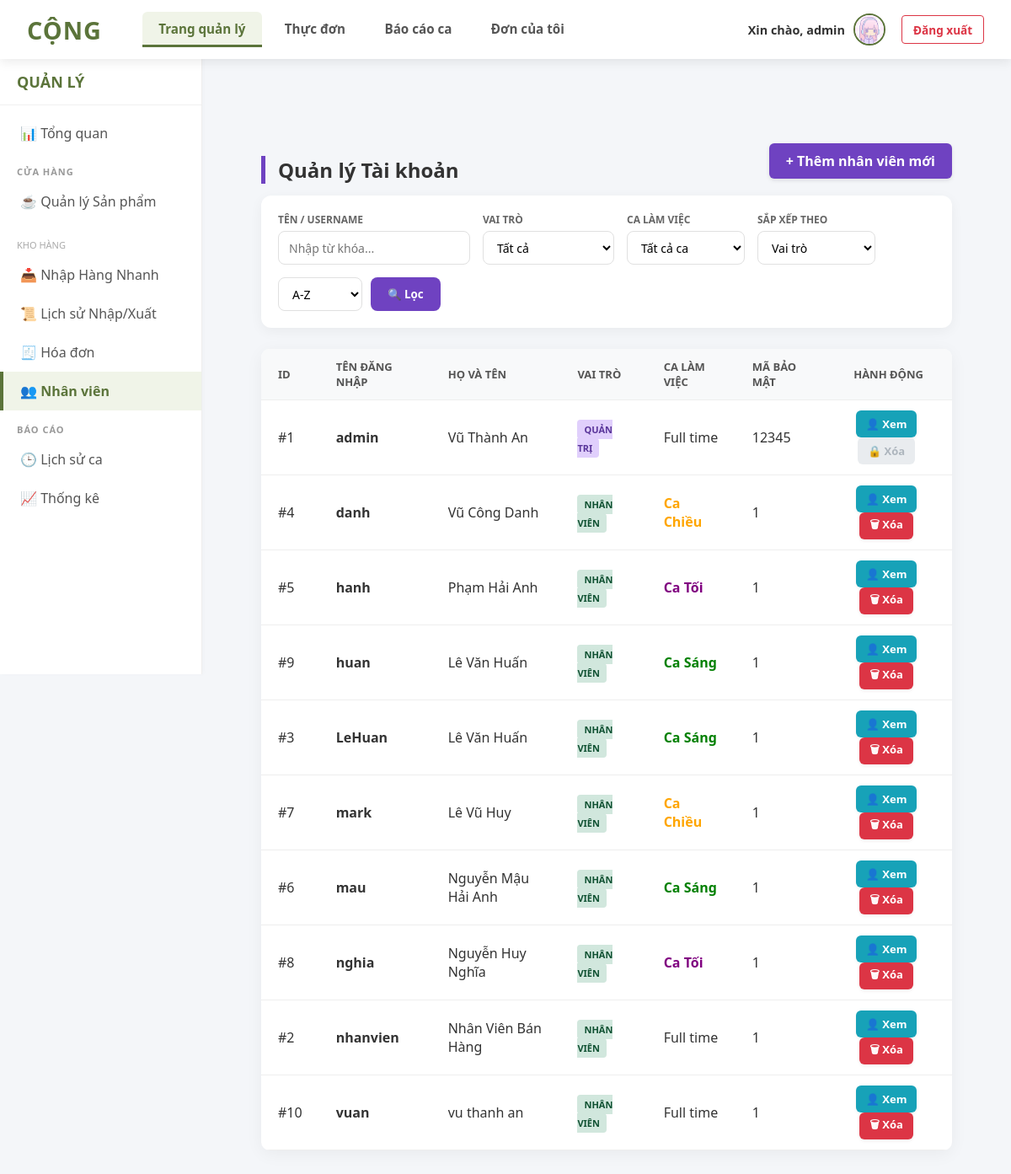
The app's page /admin/user_list.php (signed in) with its own data.
### tables this page shows
CREATE TABLE `users` (
  `id` int(11) NOT NULL,
  `username` varchar(100) NOT NULL,
  `password` varchar(255) NOT NULL COMMENT 'Lưu mật khẩu đã hash',
  `full_name` varchar(255) DEFAULT NULL,
  `role` enum('admin','staff') NOT NULL DEFAULT 'staff',
  `security_code` varchar(50) DEFAULT NULL,
  `shift` varchar(20) DEFAULT 'full',
  `gender` varchar(10) DEFAULT 'Khác',
  `birth_year` int(11) DEFAULT 2000,
  `phone` varchar(20) DEFAULT '',
  `address` text DEFAULT '',
  `avatar` varchar(255) DEFAULT 'default_user.png'
);

### admin/user_list.php (the view, shortened to what this page needs)
<?php
require '../includes/header.php';
require '../includes/admin_sidebar.php';
echo '<div class="main-with-sidebar">';
$search = "";
$role_filter = "all";
$shift_filter = "all";
$sort_by = "role";
$order_dir = "ASC";
$sql = "SELECT * FROM users WHERE 1=1";
$sql .= " ORDER BY $sort_by $order_dir, username ASC";
$result = mysqli_query($conn, $sql);
?>
<div class="admin-wrapper">
    <div style="display:flex; justify-content:space-between; align-items:center;">
        <h2 class="title-user" style="margin-bottom:0">Quản lý Tài khoản</h2>
        <a href="user_add.php" class="btn-add">+ Thêm nhân viên mới</a>
    </div>
    <div class="filter-card">
        <form method="GET" action="" class="filter-row">
            <div class="filter-group">
                <label>Tên / Username</label>
                <input type="text" name="search" class="form-control" placeholder="Nhập từ khóa..." value="<?php echo htmlspecialchars($search); ?>">
            </div>
            <div class="filter-group">
                <label>Vai trò</label>
                <select name="role" class="form-control">
                    <option value="all" <?php if ($role_filter == 'all') echo 'selected'; ?>>Tất cả</option>
                </select>
            </div>
            <div class="filter-group">
                <label>Ca làm việc</label>
                <select name="shift" class="form-control">
                    <option value="all" <?php if ($shift_filter == 'all') echo 'selected'; ?>>Tất cả ca</option>
                </select>
            </div>
            <div class="filter-group">
                <label>Sắp xếp theo</label>
                <select name="sort_by" class="form-control">
                    <option value="role" <?php if ($sort_by == 'role') echo 'selected'; ?>>Vai trò</option>
                </select>
            </div>
            <div class="filter-group action-group" style="flex-direction: row; align-items: flex-end;">
                 <select name="order_dir" class="form-control" style="min-width: 100px; margin-right: 5px;">
                    <option value="ASC" <?php if ($order_dir == 'ASC') echo 'selected'; ?>>A-Z</option>
                </select>
                <button type="submit" class="btn-filter">🔍 Lọc</button>
            </div>
        </form>
    </div>
    <?php if ($result && mysqli_num_rows($result) > 0): ?>
        <table>
            <thead>
                <tr>
                    <th>ID</th>
                    <th>Tên đăng nhập</th>
                    <th>Họ và tên</th>
                    <th>Vai trò</th>
                    <th>Ca làm việc</th>
                    <th>Mã bảo mật</th>
                    <th style="text-align: center;">Hành động</th>
                </tr>
            </thead>
            <tbody>
                <?php while ($row = mysqli_fetch_assoc($result)) { ?>
                    <tr>
                        <td>#<?php echo $row['id']; ?></td>
                        <td><strong><?php echo htmlspecialchars($row['username']); ?></strong></td>
                        <td><?php echo htmlspecialchars($row['full_name']); ?></td>
                        <td>
                            <?php if ($row['role'] == 'admin'): ?>
                                <span class="role-badge role-admin">Quản trị</span>
                            <?php else: ?>
                                <span class="role-badge role-staff">Nhân viên</span>
                            <?php endif; ?>
                        </td>
                        <td>
                            <?php
                            switch ($row['shift']) {
                                case 'sang': echo '<span style="color:green; font-weight:bold;">Ca Sáng</span>'; break;
                                case 'chieu': echo '<span style="color:orange; font-weight:bold;">Ca Chiều</span>'; break;
                                case 'toi': echo '<span style="color:purple; font-weight:bold;">Ca Tối</span>'; break;
                                default: echo 'Full time';
                            }
                            ?>
                        </td>
                        <td><?php echo htmlspecialchars($row['security_code']); ?></td>
                        <td style="text-align: center;">
                            <a href="user_view.php?id=<?php echo $row['id']; ?>" class="btn-action btn-view">
                                👤 Xem
                            </a>
                            <?php
                            if ($row['id'] == $_SESSION['user_id']) {
                                echo '<a href="#" class="btn-action btn-disabled" title="Không thể tự xóa mình">🔒 Xóa</a>';
                            } else {
                                ?>
                                <a href="user_delete.php?id=<?php echo $row['id']; ?>"
                                   class="btn-action btn-delete"
                                   onclick="confirmDeleteUser(event, this.href, '<?php echo htmlspecialchars(addslashes($row['username'])); ?>')">
                                   🗑 Xóa
                                </a>
                                <?php
                            }
                            ?>
                        </td>
                    </tr>
                <?php } ?>
            </tbody>
        </table>
    <?php else: ?>
        <p style="text-align:center; color:#999; margin-top: 30px; background: white; padding: 20px; border-radius: 8px;">
            Không tìm thấy nhân viên nào phù hợp với bộ lọc.
        </p>
    <?php endif; ?>
</div>
<?php
echo '</div>';
?>

### includes/header.php (shortened to what this page needs)
<?php
$current_page = basename($_SERVER['PHP_SELF']);
function isActive($page_name, $current_page) {
    if (is_array($page_name)) {
        return in_array($current_page, $page_name) ? 'active' : '';
    }
    return ($current_page == $page_name) ? 'active' : '';
}
$has_image = false; $avatar_url = ""; $first_char = "U"; $profile_link = "#";
if (isset($_SESSION['user_id'])) {
    if ($conn) {
        $uid = intval($_SESSION['user_id']);
        $q_avt = mysqli_query($conn, "SELECT avatar FROM users WHERE id = $uid");
        if ($q_avt && mysqli_num_rows($q_avt) > 0) {
            $r_avt = mysqli_fetch_assoc($q_avt);
            if (!empty($r_avt['avatar']) && $r_avt['avatar'] != 'default_user.png') {
                $has_image = true;
                $avatar_url = "/QuanLyCaPhe/admin/uploads/" . $r_avt['avatar'];
            }
        }
    }
    if (isset($_SESSION['username'])) {
        $first_char = strtoupper(substr($_SESSION['username'], 0, 1));
    }
    $profile_link = "/QuanLyCaPhe/admin/user_view.php?id=" . $uid;
}
?>
<!DOCTYPE html>
<html lang="vi">
<head>
    <link rel="stylesheet" href="/QuanLyCaPhe/css/admin_style.css">
    <link rel="stylesheet" href="/QuanLyCaPhe/css/header_style.css">
</head>
<body>
<header>
    <div class="header-container">
        <div class="header-left">
            <a href="/QuanLyCaPhe/index.php" class="logo">Cộng</a>
            <?php if (isset($_SESSION['user_id'])): ?>
            <nav>
                <ul>
                    <?php if ($_SESSION['role'] == 'admin'): ?>
                        <?php
                        $admin_pages = [
                            'dashboard.php',
                            'product_list.php', 'product_add.php', 'product_edit.php',
                            'order_list.php', 'order_details.php',
                            'user_list.php', 'user_add.php', 'user_edit.php', 'user_view.php',
                            'shift_history.php', 'stats.php'
                        ];
                        ?>
                        <li>
                            <a href="/QuanLyCaPhe/admin/dashboard.php" class="<?php echo isActive($admin_pages, $current_page); ?>">
                                Trang quản lý
                            </a>
                        </li>
                    <?php endif; ?>
                    <li>
                        <a href="/QuanLyCaPhe/pos/pos.php" class="<?php echo isActive('pos.php', $current_page); ?>">
                            Thực đơn
                        </a>
                    </li>
                    <li>
                        <a href="/QuanLyCaPhe/pos/shift_report.php" class="<?php echo isActive('shift_report.php', $current_page); ?>">
                            Báo cáo ca
                        </a>
                    </li>
                    <li>
                        <a href="/QuanLyCaPhe/pos/my_orders.php" class="<?php echo isActive('my_orders.php', $current_page); ?>">
                            Đơn của tôi
                        </a>
                    </li>
                </ul>
            </nav>
            <?php endif; ?>
        </div>
        <?php if (isset($_SESSION['user_id'])): ?>
            <div class="user-info">
                <a href="<?php echo $profile_link; ?>" style="display:flex; align-items:center; gap:10px; text-decoration:none; color:#333;">
                    <span>Xin chào, <?php echo htmlspecialchars($_SESSION['username']); ?></span>
                    <?php if ($has_image): ?>
                        <img src="<?php echo $avatar_url; ?>" class="avatar-img" alt="Avt">
                    <?php else: ?>
                        <div class="avatar-letter"><?php echo $first_char; ?></div>
                    <?php endif; ?>
                </a>
                <a href="/QuanLyCaPhe/logout.php" class="logout-link">Đăng xuất</a>
            </div>
        <?php else: ?>
            <div class="user-info">
                <a href="/QuanLyCaPhe/login.php" class="logout-link" style="color: #007bff; border-color: #007bff;">Đăng nhập</a>
            </div>
        <?php endif; ?>
    </div>
</header>
<main class="content">

### css/admin_style.css (style rules this page uses)
.admin-wrapper { max-width: 1200px; margin: 0 auto; padding: 30px 20px; margin-top: 20px; }
h2 { color: #333; margin-bottom: 1.5rem; font-size: 24px; border-left: 5px solid #5B743A; padding-left: 15px; }
h2.title-user { border-color: #6f42c1; }
table { width: 100%; border-collapse: separate; border-spacing: 0; background-color: white; box-shadow: 0 4px 20px rgba(0, 0, 0, 0.05); border-radius: 10px; overflow: hidden; margin-bottom: 20px; margin-top: 20px; }
th, td { border-bottom: 1px solid #eee; padding: 12px 20px; text-align: left; vertical-align: middle; }
th { background-color: #f8f9fa; font-weight: 700; color: #555; text-transform: uppercase; font-size: 13px; }
.filter-card { background: white; padding: 20px; border-radius: 12px; box-shadow: 0 4px 15px rgba(0,0,0,0.05); margin-bottom: 25px; display: flex; justify-content: space-between; align-items: flex-end; flex-wrap: wrap; gap: 20px; }
.filter-row { display: flex; gap: 15px; align-items: flex-end; flex-wrap: wrap; }
.filter-group { display: flex; flex-direction: column; gap: 5px; }
.filter-group label { font-size: 12px; font-weight: 600; color: #666; text-transform: uppercase; }
.form-control { height: 40px; border: 1px solid #e0e0e0; border-radius: 8px; padding: 0 12px; font-size: 14px; min-width: 140px; transition: all 0.2s; background-color: #fff; --filter-focus-color: #5B743A; }
.btn-add { display: inline-block; background-color: #5B743A; color: white; padding: 10px 20px; text-decoration: none; border-radius: 6px; font-weight: bold; box-shadow: 0 2px 5px rgba(0,0,0,0.1); margin-bottom: 20px; }
.btn-filter { height: 40px; padding: 0 20px; background: #5B743A; color: white; border: none; border-radius: 8px; font-weight: 600; cursor: pointer; transition: 0.2s; display: flex; align-items: center; gap: 5px; }
.btn-action { display: inline-flex; align-items: center; justify-content: center; padding: 6px 12px; font-size: 13px; font-weight: 600; border-radius: 6px; text-decoration: none; transition: all 0.2s ease; border: none; cursor: pointer; box-shadow: 0 2px 4px rgba(0,0,0,0.05); margin-right: 5px; height: 32px; }
.btn-view { background: #17a2b8; color: white; }
.btn-delete { background: #dc3545; color: white; }
.btn-disabled { background: #e9ecef; color: #adb5bd; cursor: not-allowed; box-shadow: none; }
.role-badge { padding: 4px 8px; border-radius: 4px; font-size: 11px; font-weight: bold; text-transform: uppercase; }
.role-admin { background: #e0cffc; color: #59359a; }
.role-staff { background: #d1e7dd; color: #0f5132; }
.main-with-sidebar { margin-left: 240px; padding: 30px; width: auto; }

### admin/user_list.php (style rules this page uses)
h2 { border-left-color: #6f42c1; }
.btn-add { background-color: #6f42c1; }
.btn-filter { background: #6f42c1; }

### records on screen
users: avatar (picture), id "1", username "admin", full_name "Vũ Thành An", role "QUẢN TRỊ", shift "Full time", security_code "12345", shows "🔒 Xóa"
users: id "4", username "danh", full_name "Vũ Công Danh", role "NHÂN VIÊN", shift "Ca Chiều", security_code "1"
users: id "5", username "hanh", full_name "Phạm Hải Anh", role "NHÂN VIÊN", shift "Ca Tối", security_code "1"
users: id "9", username "huan", full_name "Lê Văn Huấn", role "NHÂN VIÊN", shift "Ca Sáng", security_code "1"
users: id "3", username "LeHuan", full_name "Lê Văn Huấn", role "NHÂN VIÊN", shift "Ca Sáng", security_code "1"
users: id "7", username "mark", full_name "Lê Vũ Huy", role "NHÂN VIÊN", shift "Ca Chiều", security_code "1"
users: id "6", username "mau", full_name "Nguyễn Mậu Hải Anh", role "NHÂN VIÊN", shift "Ca Sáng", security_code "1"
users: id "8", username "nghia", full_name "Nguyễn Huy Nghĩa", role "NHÂN VIÊN", shift "Ca Tối", security_code "1"
users: id "2", username "nhanvien", full_name "Nhân Viên Bán Hàng", role "NHÂN VIÊN", shift "Full time", security_code "1"
users: id "10", username "vuan", full_name "vu thanh an", role "NHÂN VIÊN", shift "Full time", security_code "1"

### other values on screen
$_SESSION['username'] "admin"
